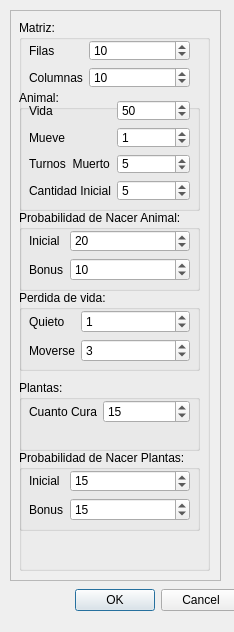
<?xml version="1.0" encoding="UTF-8"?>
<ui version="4.0">
 <class>Dialog</class>
 <widget class="QDialog" name="Dialog">
  <property name="geometry">
   <rect>
    <x>0</x>
    <y>0</y>
    <width>234</width>
    <height>632</height>
   </rect>
  </property>
  <property name="windowTitle">
   <string>Dialog</string>
  </property>
  <widget class="QDialogButtonBox" name="buttonBox">
   <property name="geometry">
    <rect>
     <x>10</x>
     <y>580</y>
     <width>231</width>
     <height>41</height>
    </rect>
   </property>
   <property name="orientation">
    <enum>Qt::Horizontal</enum>
   </property>
   <property name="standardButtons">
    <set>QDialogButtonBox::Cancel|QDialogButtonBox::Ok</set>
   </property>
  </widget>
  <widget class="QFrame" name="frame">
   <property name="geometry">
    <rect>
     <x>10</x>
     <y>10</y>
     <width>211</width>
     <height>571</height>
    </rect>
   </property>
   <property name="maximumSize">
    <size>
     <width>16777214</width>
     <height>16777215</height>
    </size>
   </property>
   <property name="frameShape">
    <enum>QFrame::StyledPanel</enum>
   </property>
   <property name="frameShadow">
    <enum>QFrame::Raised</enum>
   </property>
   <widget class="QWidget" name="layoutWidget">
    <property name="geometry">
     <rect>
      <x>9</x>
      <y>10</y>
      <width>191</width>
      <height>551</height>
     </rect>
    </property>
    <layout class="QVBoxLayout" name="verticalLayout">
     <item>
      <widget class="QGroupBox" name="groupBox">
       <property name="title">
        <string>Matriz:</string>
       </property>
       <widget class="QWidget" name="layoutWidget">
        <property name="geometry">
         <rect>
          <x>10</x>
          <y>20</y>
          <width>161</width>
          <height>48</height>
         </rect>
        </property>
        <layout class="QFormLayout" name="formLayout">
         <item row="0" column="0">
          <widget class="QLabel" name="label">
           <property name="text">
            <string>Filas</string>
           </property>
          </widget>
         </item>
         <item row="0" column="1">
          <widget class="QSpinBox" name="SBFilas">
           <property name="value">
            <number>10</number>
           </property>
          </widget>
         </item>
         <item row="1" column="0">
          <widget class="QLabel" name="label_2">
           <property name="text">
            <string>Columnas</string>
           </property>
          </widget>
         </item>
         <item row="1" column="1">
          <widget class="QSpinBox" name="SBColumnas">
           <property name="value">
            <number>10</number>
           </property>
          </widget>
         </item>
        </layout>
       </widget>
       <widget class="QGroupBox" name="groupBox_2">
        <property name="geometry">
         <rect>
          <x>0</x>
          <y>70</y>
          <width>181</width>
          <height>121</height>
         </rect>
        </property>
        <property name="title">
         <string>Animal:</string>
        </property>
        <widget class="QWidget" name="layoutWidget">
         <property name="geometry">
          <rect>
           <x>10</x>
           <y>10</y>
           <width>161</width>
           <height>101</height>
          </rect>
         </property>
         <layout class="QFormLayout" name="formLayout_2">
          <item row="0" column="0">
           <widget class="QLabel" name="label_3">
            <property name="text">
             <string>Vida</string>
            </property>
           </widget>
          </item>
          <item row="0" column="1">
           <widget class="QSpinBox" name="SBVidaAnimal">
            <property name="value">
             <number>50</number>
            </property>
           </widget>
          </item>
          <item row="1" column="0">
           <widget class="QLabel" name="label_4">
            <property name="text">
             <string>Mueve</string>
            </property>
           </widget>
          </item>
          <item row="1" column="1">
           <widget class="QSpinBox" name="SBCuantoMueve">
            <property name="value">
             <number>1</number>
            </property>
           </widget>
          </item>
          <item row="2" column="0">
           <widget class="QLabel" name="label_5">
            <property name="text">
             <string>Turnos  Muerto</string>
            </property>
           </widget>
          </item>
          <item row="2" column="1">
           <widget class="QSpinBox" name="SBTurnosMuerto">
            <property name="value">
             <number>5</number>
            </property>
           </widget>
          </item>
          <item row="3" column="0">
           <widget class="QLabel" name="label_13">
            <property name="text">
             <string>Cantidad Inicial</string>
            </property>
           </widget>
          </item>
          <item row="3" column="1">
           <widget class="QSpinBox" name="CantidadInicial">
            <property name="value">
             <number>5</number>
            </property>
           </widget>
          </item>
         </layout>
        </widget>
       </widget>
       <widget class="QGroupBox" name="groupBox_3">
        <property name="geometry">
         <rect>
          <x>0</x>
          <y>190</y>
          <width>181</width>
          <height>81</height>
         </rect>
        </property>
        <property name="title">
         <string>Probabilidad de Nacer Animal:</string>
        </property>
        <widget class="QWidget" name="layoutWidget">
         <property name="geometry">
          <rect>
           <x>10</x>
           <y>20</y>
           <width>161</width>
           <height>51</height>
          </rect>
         </property>
         <layout class="QFormLayout" name="formLayout_3">
          <item row="0" column="0">
           <widget class="QLabel" name="label_6">
            <property name="text">
             <string>Inicial</string>
            </property>
           </widget>
          </item>
          <item row="1" column="0">
           <widget class="QLabel" name="label_7">
            <property name="text">
             <string>Bonus</string>
            </property>
           </widget>
          </item>
          <item row="1" column="1">
           <widget class="QSpinBox" name="SBProbBonus">
            <property name="value">
             <number>10</number>
            </property>
           </widget>
          </item>
          <item row="0" column="1">
           <widget class="QSpinBox" name="SBProbInicial">
            <property name="value">
             <number>20</number>
            </property>
           </widget>
          </item>
         </layout>
        </widget>
       </widget>
       <widget class="QGroupBox" name="groupBox_4">
        <property name="geometry">
         <rect>
          <x>0</x>
          <y>270</y>
          <width>181</width>
          <height>81</height>
         </rect>
        </property>
        <property name="title">
         <string>Perdida de vida:</string>
        </property>
        <widget class="QWidget" name="layoutWidget">
         <property name="geometry">
          <rect>
           <x>10</x>
           <y>20</y>
           <width>161</width>
           <height>52</height>
          </rect>
         </property>
         <layout class="QFormLayout" name="formLayout_4">
          <item row="0" column="0">
           <widget class="QLabel" name="label_8">
            <property name="text">
             <string>Quieto</string>
            </property>
           </widget>
          </item>
          <item row="0" column="1">
           <widget class="QSpinBox" name="SBPerdidaQuieto">
            <property name="value">
             <number>1</number>
            </property>
           </widget>
          </item>
          <item row="1" column="0">
           <widget class="QLabel" name="label_9">
            <property name="text">
             <string>Moverse</string>
            </property>
           </widget>
          </item>
          <item row="1" column="1">
           <widget class="QSpinBox" name="SBPerdidaMov">
            <property name="value">
             <number>3</number>
            </property>
           </widget>
          </item>
         </layout>
        </widget>
       </widget>
       <widget class="QGroupBox" name="groupBox_5">
        <property name="geometry">
         <rect>
          <x>0</x>
          <y>360</y>
          <width>181</width>
          <height>71</height>
         </rect>
        </property>
        <property name="title">
         <string>Plantas:</string>
        </property>
        <widget class="QWidget" name="layoutWidget">
         <property name="geometry">
          <rect>
           <x>10</x>
           <y>20</y>
           <width>161</width>
           <height>31</height>
          </rect>
         </property>
         <layout class="QFormLayout" name="formLayout_5">
          <item row="0" column="0">
           <widget class="QLabel" name="label_10">
            <property name="text">
             <string>Cuanto Cura</string>
            </property>
           </widget>
          </item>
          <item row="0" column="1">
           <widget class="QSpinBox" name="SBCuantoCura">
            <property name="value">
             <number>15</number>
            </property>
           </widget>
          </item>
         </layout>
        </widget>
       </widget>
       <widget class="QGroupBox" name="groupBox_6">
        <property name="geometry">
         <rect>
          <x>0</x>
          <y>430</y>
          <width>181</width>
          <height>81</height>
         </rect>
        </property>
        <property name="title">
         <string>Probabilidad de Nacer Plantas:</string>
        </property>
        <widget class="QWidget" name="layoutWidget_2">
         <property name="geometry">
          <rect>
           <x>10</x>
           <y>20</y>
           <width>161</width>
           <height>51</height>
          </rect>
         </property>
         <layout class="QFormLayout" name="formLayout_6">
          <item row="0" column="1">
           <widget class="QSpinBox" name="ProbInicialPlanta">
            <property name="value">
             <number>15</number>
            </property>
           </widget>
          </item>
          <item row="1" column="0">
           <widget class="QLabel" name="label_12">
            <property name="text">
             <string>Bonus</string>
            </property>
           </widget>
          </item>
          <item row="1" column="1">
           <widget class="QSpinBox" name="BonusPlanta">
            <property name="value">
             <number>15</number>
            </property>
           </widget>
          </item>
          <item row="0" column="0">
           <widget class="QLabel" name="label_11">
            <property name="text">
             <string>Inicial</string>
            </property>
           </widget>
          </item>
         </layout>
        </widget>
       </widget>
      </widget>
     </item>
    </layout>
   </widget>
  </widget>
 </widget>
 <resources/>
 <connections>
  <connection>
   <sender>buttonBox</sender>
   <signal>accepted()</signal>
   <receiver>Dialog</receiver>
   <slot>accept()</slot>
   <hints>
    <hint type="sourcelabel">
     <x>248</x>
     <y>254</y>
    </hint>
    <hint type="destinationlabel">
     <x>157</x>
     <y>274</y>
    </hint>
   </hints>
  </connection>
  <connection>
   <sender>buttonBox</sender>
   <signal>rejected()</signal>
   <receiver>Dialog</receiver>
   <slot>reject()</slot>
   <hints>
    <hint type="sourcelabel">
     <x>316</x>
     <y>260</y>
    </hint>
    <hint type="destinationlabel">
     <x>286</x>
     <y>274</y>
    </hint>
   </hints>
  </connection>
 </connections>
</ui>
